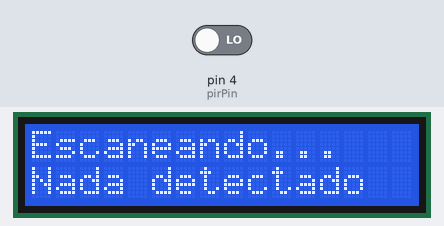
The sketch below on a simulated Arduino Uno, built with avr-gcc and run on an emulated ATmega328P. On the bench: 16×2 character LCD. The inputs (shaded band) are chosen by the test bench; at power-on: pin 4 (pirPin) LOW.

Above: at 1.2 s.
1.3 s: pin 4 (pirPin) driven HIGH
At 2.7 s:
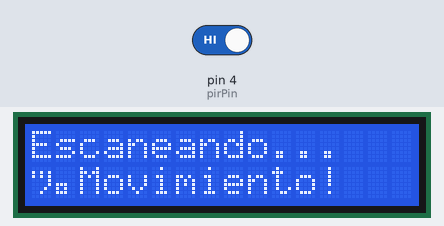
3.0 s: pin 4 (pirPin) driven LOW
At 4.2 s:
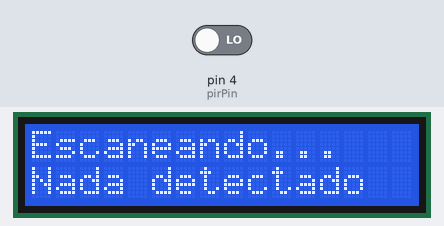
Timing chart, 0 to 6.0 s (numbered marks = the images above; inputs shaded):
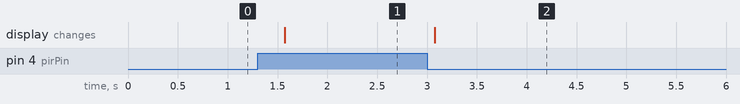

The sketch:

09_lcd_sensor_pir.ino
```cpp
#include <LiquidCrystal.h>

// Configuración de la pantalla LCD
LiquidCrystal lcd(7, 8, 9, 10, 11, 12);

// Configuración del sensor PIR
const int pirPin = 4;
int estadoPIR = LOW;

void setup() {
  lcd.begin(16, 2);
  pinMode(pirPin, INPUT);
  lcd.setCursor(0, 0);
  lcd.print("Escaneando...");
}

void loop() {
  estadoPIR = digitalRead(pirPin);

  lcd.setCursor(0, 1);
  if (estadoPIR == HIGH) {
    lcd.print("¡Movimiento!  ");
  } else {
    lcd.print("Nada detectado");
  }

  delay(500);
}
```

Measured:
- after the input at 1.3 s, the display: changes after 0.27 s (image 1)
- after the input at 3.0 s, the display: changes after 0.08 s (image 2)
